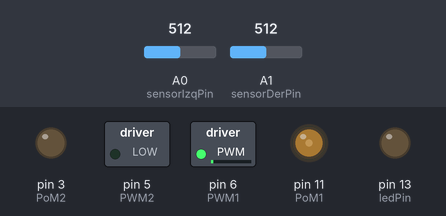
A sketch run on a simulated Arduino Uno, built with avr-gcc and run on an emulated ATmega328P. Shown: switched loads named in the sketch (green lamp = pin HIGH), output pins drawn as LEDs (lit = HIGH). The test bench sets the inputs (shaded band); at power-on: A0 (sensorIzqPin) = 512, A1 (sensorDerPin) = 512. What the sketch prints to the serial monitor is not drawn.

Above: at 1.3 s.
1.4 s: A0 (sensorIzqPin) set to 156
2.9 s: A0 (sensorIzqPin) set to 142
At 4.1 s:
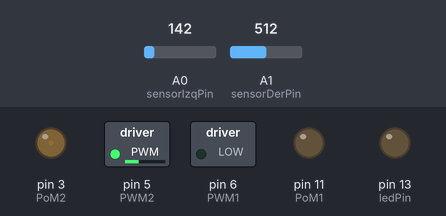
4.4 s: A1 (sensorDerPin) set to 160
5.9 s: A1 (sensorDerPin) set to 139
At 6.6 s:
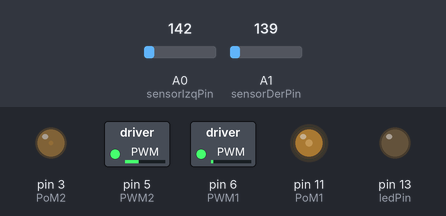
7.4 s: A1 (sensorDerPin) set to 210
At 7.7 s:
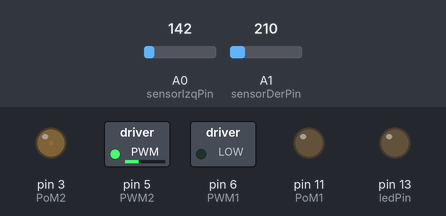
8.9 s: A1 (sensorDerPin) set to 140
At 10.0 s:
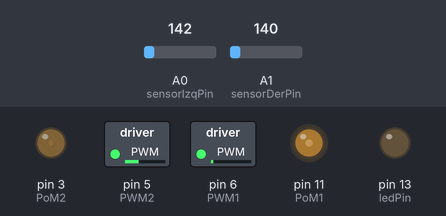
Timing chart, 0 to 11.4 s (numbered marks = the images above; inputs shaded):
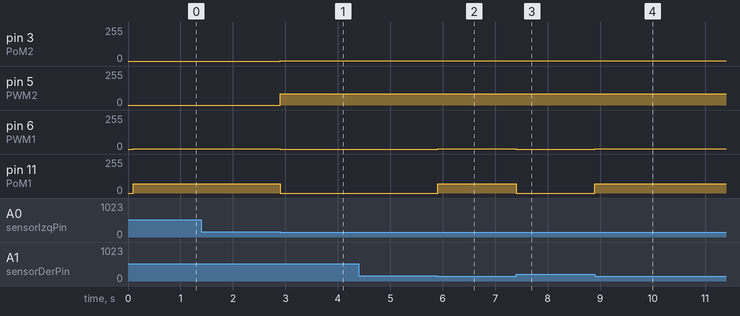

Measured:
- the behaviour switches between 150 and 149 on A0 (sensorIzqPin) (found by bisection; images 0 and 1)
- the behaviour switches between 150 and 149 on A1 (sensorDerPin) (found by bisection; images 1 and 2)
- after the input at 1.4 s, every drawn part: stays the same
- after the input at 2.9 s, pin 3 (PoM2): 0/255 → 1/255 at once; pin 5 (PWM2): 0/255 → 85/255 at once; pin 6 (PWM1): 1/255 → 0/255 at once; pin 11 (PoM1): 70/255 → 0/255 at once
- after the input at 4.4 s, every drawn part: stays the same
- after the input at 5.9 s, pin 6 (PWM1): 0/255 → 1/255 at once; pin 11 (PoM1): 0/255 → 70/255 at once
- after the input at 7.4 s, pin 6 (PWM1): 1/255 → 0/255 at once; pin 11 (PoM1): 70/255 → 0/255 at once
- after the input at 8.9 s, pin 6 (PWM1): 0/255 → 1/255 at once; pin 11 (PoM1): 0/255 → 70/255 at once

The sketch:

confinamento.ino
```cpp
 String vers = "Sensor IR vers 0.1  2019May22";
int TipoRover=2;// 1-Rojo 2-Negro
int sensorIzqPin = A0;    //
int sensorDerPin = A1;    //
int sensorIzqValue = 0;    //
int sensorDerValue = 0;    //
int ledPin = 13;      //
int BackFwdDer,BackFwdIzq;
int TEsqIzq = 1; // Tiempo de esquiva Giro izquierdo
int TEsqDer = 1; // Tiempo de esquiva Giro derecho
int DistDetect = 1; //Distancia minima //para esquivar lo cambie estaba en 15
int TPorPasos = 0; // Cant de Tiempo (mS) a avanzar por cada paso programado (depende de cada bot)//lo cambie estaba en 250
int PasosPorCm = 0; // Cant de pasos por cada CM medido en el seteo del juego
int ValMax1 = 200; //Valor maximo motor izquierdo
int ValMax2 = 200; //Valor maximo motor derecho
int ValM1 = 200; // Potencia Motor Izq
int ValM2 = 200; // Potencia Motor Der // cambie la potencia,estaba en 175
//******************************************


int Pasos = 0;//Cant de pasos seteados (se decrementa por cada Avance/Giro)
//boolean goUp = true ; // Used to detect acceleration or deceleration
int PWM1   = 6; // Pin Motor 1  (Izq)    PWM1 = ValM1  , PoM1= HIGH => avanza
int PoM1 = 11;   // Pin Motor 1 (Izq)  PWM1 = HIGH  , PoM1= ValM1 => retrocede
int PWM2   = 5; // Pin Motor 2
int PoM2 = 3;   // Pin Motor 2  (Der)
int BajoTrig = 10 ; // TRIG Ultrasonido bajo
int BajoEcho = 9;  // ECHO  ultrasonido bajo
int PinBotonA = 7; int BotonA;
int x,y;
int i = 1;     // increment
int Obs = 0;
int HN,HNmax;//unbrales de negro
int ValBlco,ValNegro,Val;
int Lect[20];
int umbral;

String UltMov = "Go";

void setup() {

  // Seteo Constantes por tipo Rover (ver Codez)
  //rover_rojo_mesa();
  //rover_rojo();
  //rover_negro();
  //rover_Sab();
  rover_DC();

  pinMode(ledPin, OUTPUT);
  Serial.begin(9600);
  delay (50);
  Serial.println("Start");
  Serial.print("Version: "); Serial.println(vers);
  delay (50);


umbral = 150; //umbral teporal


//  delay(500);
//  Serial.println("reading my enviroment, this may take a while");
//  delay(100);
//
//  for (int l = 0; l <= 20; l++) {
//    ArcoDer(400);
//    Serial.println("reading brrrrrr: ");
//    Val = analogRead(sensorDerPin);
//    Serial.print("beep beep ");
//    Serial.println(Val);
//    delay(200);
//    Lect[i]=Val;
//}//for

//bailecito de que termino de leer(???)
//GiroDer(400);
//GiroIzq(400);
//Avanza(400);
//Para();


//ValBlco=0; ValNegro=999;
////*************
//for (int i = 0; i <= 20; i++) {
//  Val=Lect[i];
//  if (  (Val>ValBlco)and ((Val-ValBlco)<100) )
//      {ValBlco=Val;} // encuentro el valor maximo
// }// For  minimos
//  Serial.print("Maximo de los minimos ");
//Serial.println(ValBlco);
//
//for (int i = 0; i <= 20; i++) {
//  Val=Lect[i];
//  if ( (Val<ValNegro) and ((Val-ValBlco)>100) )
//       {ValNegro=Val;} // encuentro el valor minimo
// }// For  Maximos
//Serial.print("Minimo de los maximos ");
//Serial.println(ValNegro);
//umbral = (ValNegro - ValBlco)/2+ValBlco  ;
//Serial.print("umbral ");
//Serial.println(umbral);
//
//delay(500);
//Serial.println("i'm done reading my enviroment!!");
//Serial.println("[ready for use]");
//delay(1000);
//
}// setup


void loop() {
  //
  sensorDerValue = analogRead(sensorDerPin);

  sensorIzqValue = analogRead(sensorIzqPin);


//seguidor de lineas negras

if ((sensorIzqValue < umbral) and (sensorDerValue < umbral)){
Avanza(2);

}

if ( (sensorIzqValue > umbral) and (sensorDerValue < umbral) ) {
ArcoDer(2);

}

if ( (sensorDerValue > umbral) and (sensorIzqValue < umbral) ){
ArcoIzq(2);

}

if((sensorIzqValue > umbral) and (sensorDerValue > umbral)){
ArcoDer(2);
}//blanco


}//loop

void ArcoDer(int Dly) {
  analogWrite(PoM1, HIGH) ;  // High en rover
  analogWrite(PWM1, ValM1) ;
  analogWrite(PoM2, 0) ;   // High en rover
  analogWrite(PWM2, 0);
  delay(Dly);
}

void ArcoIzq(int Dly) {
  analogWrite(PoM1, 0) ;  // High en rover
  analogWrite(PWM1, 0) ;
  analogWrite(PoM2, HIGH) ;   // High en rover
  analogWrite(PWM2, ValM2);
  delay(Dly);
}
void Para(){
    delay (100);
    digitalWrite(PoM1, LOW) ;   // Both motor with same polarity
    digitalWrite(PoM2, LOW) ;
    digitalWrite(PWM1, LOW) ;   // Both motor with same polarity
    digitalWrite(PWM2, LOW) ;
    delay(10);
}


void Avanza(int Dly) {
  analogWrite(PoM1, HIGH) ;  // High en rover
  analogWrite(PWM1, ValM1) ;
  analogWrite(PoM2, HIGH) ;   // High en rover
  analogWrite(PWM2, ValM2);
  delay(Dly);

}
void GiroDer(int Dly) {
  analogWrite(PoM1, BackFwdIzq) ;   //izq avanza
  analogWrite(PWM1, ValMax1) ;
  analogWrite(PoM2, ValMax2) ;
  analogWrite(PWM2,BackFwdDer ) ;
  delay(50);

  analogWrite(PoM1, BackFwdIzq) ;   //izq avanza
  analogWrite(PWM1, ValM1-10) ;
  analogWrite(PoM2, ValM2-10) ;
  analogWrite(PWM2,BackFwdDer );
  delay(Dly);
}
void GiroIzq(int Dly) {
  analogWrite(PoM1, ValMax1) ;   //izq retrocede
  analogWrite(PWM1, BackFwdIzq) ;
  analogWrite(PoM2, BackFwdDer) ;
  analogWrite(PWM2,ValMax2 ) ;
  delay(50);

  analogWrite(PoM1, ValM1) ;   //Motor izq retrocede
  analogWrite(PWM1, BackFwdIzq) ;
  analogWrite(PoM2, BackFwdDer) ;
  analogWrite(PWM2, ValM2);
  delay(Dly);
}
```

Codez.ino
```cpp
 void rover_rojo(){

 ValMax1   = 255; //Valor maximo motor izquierdo
 ValMax2   = 235; //Valor maximo motor derecho
 ValM1   = 220; // Potencia Motor Izq
 ValM2   = 170; // Potencia Motor Der // cambie la potencia,estaba en 175

 }
 void rover_negro(){

 ValMax1   = 255; //Valor maximo motor izquierdo
 ValMax2   = 255; //Valor maximo motor derecho
 BackFwdIzq=1;
 BackFwdDer=1;
 ValM1   = 250; // Potencia Motor Izq
 ValM2   = 250; // Potencia Motor Der
 PWM1   = 6; // Pin Motor 1  (Der)    PWM1 = ValM1  , PoM1= HIGH => avanza
 PoM1 = 11;   // Pin Motor 1 (Der)  PWM1 = HIGH  , PoM1= ValM1 => retrocede
 PWM2   = 5; // Pin Motor 2
 PoM2 = 3;   // Pin Motor 2  (Izq)
 BajoTrig = 10; // TRIG Ultrasonido bajo
 BajoEcho = 9;  // ECHO  ultrasonido bajo

  }

void rover_DC(){
 ValMax1   = 130; //Valor maximo motor izquierdo
 ValMax2   = 130; //Valor maximo motor derecho
 BackFwdIzq=1;
 BackFwdDer=1;
 ValM1   = 70; // Potencia Motor Izq
 ValM2   = 85; // Potencia Motor Der
 PWM1   = 11; // Pin Motor 1  (Der)    PWM1 = ValM1  , PoM1= HIGH => avanza
 PoM1 = 6;   // Pin Motor 1 (Der)  PWM1 = HIGH  , PoM1= ValM1 => retrocede
 PWM2   = 5; // Pin Motor 2
 PoM2 = 3;   // Pin Motor 2  (Izq)
 BajoTrig = 13; // TRIG Ultrasonido bajo
 BajoEcho = 12;  // ECHO  ultrasonido bajo

  }

  void rover_Sab(){
 ValMax1   = 255; //Valor maximo motor izquierdo
 ValMax2   = 255; //Valor maximo motor derecho
 BackFwdIzq=0;
 BackFwdDer=0;
 ValM1   = 250; // Potencia Motor Izq
 ValM2   = 250; // Potencia Motor Der
 PWM1   = 11; // Pin Motor 1  (Der)    PWM1 = ValM1  , PoM1= HIGH => avanza
 PoM1 = 10;   // Pin Motor 1 (Der)  PWM1 = HIGH  , PoM1= ValM1 => retrocede
 PWM2   = 5; // Pin Motor 2
 PoM2 = 3;   // Pin Motor 2  (Izq)
 BajoTrig = 6; // TRIG Ultrasonido bajo
 BajoEcho = 7;  // ECHO  ultrasonido bajo

  }

//void BubbleSortAsc()
//{
//   int i, j, flag = 1;
//   int temp;
//   for (i = 1; (i <= length) && flag; i++)
//   {
//      flag = 0;
//      for (j = 0; j < (length - 1); j++)
//      {
//         if (Lect[j + 1] < Lect[j])
//         {
//            temp = Lect[j];
//            Lect[j] = Lect[j + 1];
//            Lect[j + 1] = temp;
//            flag = 1;
//         }
//      }
//   }
//}
// Chequea memoria RAM libre en tiempo de ejecucion
// SRAM para  ATmega328p = 2048Kb.
int availableMemory() {
    // Use 1024 with ATmega168
    int size = 2048;
    byte *buf;
    while ((buf = (byte *) malloc(--size)) == NULL);
        free(buf);
    return size;
}
```
